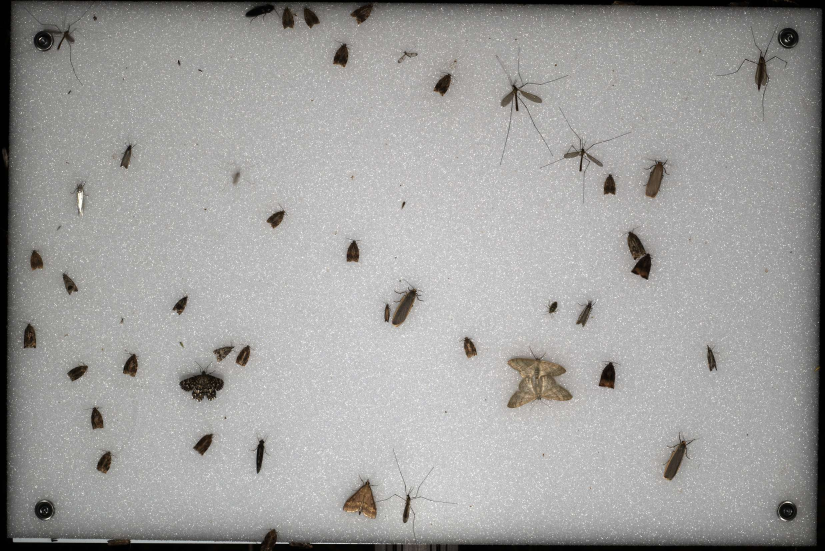
#> input picture pictures/Lepmon#SN010030_TH_J_2025-07-03_T_0308.jpg, 2473 x 1652 px (shown at 1/3 size); its folder holds only this picture in this run
$ python -i thumbnail_utils.py   (imports and definitions only)   (older library calls are emulated)
#> lines starting #> are read from the running program, lines starting #| are printed output that depends on the picture
#!/usr/bin/env python3
"""
Thumbnail helpers shared between the capture loop and the web service.

Raw images on the USB drive may be 16-bit TIFFs (Allied Vision Mono12/Bayer
or RPi HQ DNG). Reading them with the default cv2.imread silently truncates
to 8-bit by dropping the high byte, producing near-black previews.

Generate 320 px JPEGs at capture time and stash them in a .thumbs/ shadow
tree that mirrors the original directory structure, so the gallery endpoint
serves precomputed bytes without re-decoding the raw on every request.
"""

import logging
import os
from typing import Optional

import cv2
import numpy as np

logger = logging.getLogger(__name__)

THUMBS_DIR_NAME = ".thumbs"
THUMB_MAX_PX = 320


# [56 lines left out: functions find_usb_mount, is_usb_path, thumb_path_for, not called in this run]


def stretch_to_8bit(frame: np.ndarray) -> np.ndarray:
    """Normalize an arbitrary-depth image to uint8 via min/max stretch."""
    if frame.dtype == np.uint8:
        return frame
    out = np.empty(frame.shape, dtype=np.uint8)
    cv2.normalize(frame, out, 0, 255, cv2.NORM_MINMAX, dtype=cv2.CV_8U)
    return out


def make_thumbnail_bytes(image_path: str, max_size: int = THUMB_MAX_PX) -> Optional[bytes]:
    """
    Read (16-bit safe), stretch to 8-bit, resize, JPEG-encode.
    Returns bytes or None on failure.
    """
#> called with max_size = 320
    frame = cv2.imread(image_path, cv2.IMREAD_UNCHANGED)
#> frame is the input picture: shape (1652, 2473, 3); mean B, G, R 157.4, 159.1, 159.7
    if frame is None:
        return None

    frame = stretch_to_8bit(frame)
    if frame.ndim == 2:
        frame = cv2.cvtColor(frame, cv2.COLOR_GRAY2BGR)

    h, w = frame.shape[:2]
#> h = 1652; w = 2473
    scale = min(max_size / w, max_size / h, 1.0)
#> scale = 0.129
    if scale < 1.0:
        frame = cv2.resize(frame, (int(w * scale), int(h * scale)),
                           interpolation=cv2.INTER_AREA)
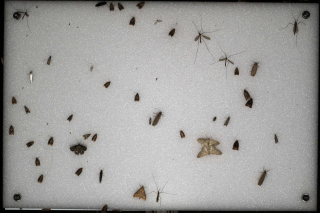
#> frame: shape (213, 320, 3); mean B, G, R 157.4, 159.1, 159.7

    ok, jpeg = cv2.imencode('.jpg', frame, [cv2.IMWRITE_JPEG_QUALITY, 75])
#> jpeg = 9956 values, max 255 at index 0, min 0 at index 4, mean 123
    if not ok:
        return None
    return jpeg.tobytes()


# [24 lines left out: function write_thumbnail_for, not called in this run]

>>> result = make_thumbnail_bytes('pictures/Lepmon#SN010030_TH_J_2025-07-03_T_0308.jpg')
